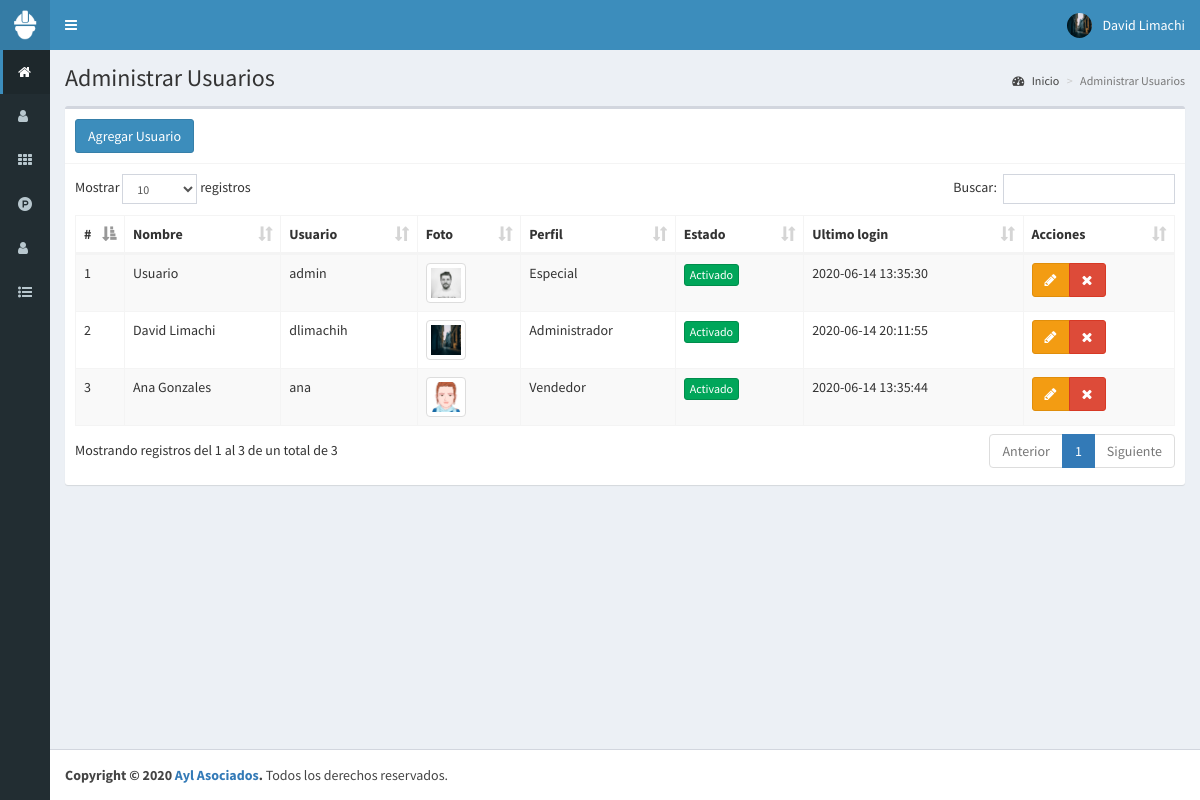
Page /usuarios (signed in) on the committed database.
### tables this page shows
CREATE TABLE `usuarios` (
  `id` int(11) NOT NULL,
  `nombre` text NOT NULL,
  `usuario` text NOT NULL,
  `password` text NOT NULL,
  `perfil` text NOT NULL,
  `foto` text NOT NULL,
  `estado` int(11) NOT NULL,
  `ultimo_login` datetime NOT NULL,
  `fecha` timestamp NOT NULL DEFAULT current_timestamp() ON UPDATE current_timestamp()
);

### controladores/plantilla.controlador.php (called while the page is built)
<?php
class ControladorPlantilla{
	static public function ctrPlantilla(){
		include "vistas/plantilla.php";
	}
}

### index.php (called while the page is built, shortened)
<?php
require_once "controladores/plantilla.controlador.php";
require_once "controladores/usuarios.controlador.php";
require_once "controladores/ventas.controlador.php";
require_once "modelos/usuarios.modelo.php";
$plantilla=new ControladorPlantilla();
$plantilla->ctrPlantilla();

### controladores/usuarios.controlador.php (called while the page is built, shortened)
<?php
class ControladorUsuarios{
	static public function ctrMostrarUsuarios($item,$valor){
		$tabla="usuarios";
		$respuesta=ModeloUsuarios::MdlMostrarUsuarios($tabla,$item,$valor);
		return $respuesta;
	}
}

### modelos/conexion.php (called while the page is built)
<?php
class Conexion{
	static public function conectar(){
		 $link=new PDO("mysql:host=localhost;dbname=pos","root","");
		 $link->exec("set names utf8");
		 return $link;
	}
}

### modelos/usuarios.modelo.php (called while the page is built, shortened)
<?php
require_once "conexion.php";
class ModeloUsuarios{
	static public function MdlMostrarUsuarios($tabla,$item,$valor){
		if($item!=null){
			$stmt=Conexion::conectar()->prepare("select * from $tabla where $item=:$item");
			$stmt->bindParam(":".$item,$valor,PDO::PARAM_STR);
			$stmt->execute();
			return $stmt->fetch();
		}else{
			$stmt=Conexion::conectar()->prepare("select * from $tabla");
			$stmt->execute();
			return $stmt->fetchAll();
		}
	}
}

### vistas/modulos/usuarios.php (the view, shortened to what this page needs)
<div class="content-wrapper">
  <section class="content-header">
    <h1>
      Administrar Usuarios
    </h1>
    <ol class="breadcrumb">
      <li><a href="inicio"><i class="fa fa-dashboard"></i> Inicio</a></li>
      <li class="active">Administrar Usuarios</li>
    </ol>
  </section>
  <section class="content">
    <div class="box">
      <div class="box-header with-border">
        <button class="btn btn-primary" data-toggle="modal" data-target="#modalAgregarUsuario">
          Agregar Usuario
        </button>
      </div>
      <div class="box-body">
        <table class="table table-bordered table-striped tablas dt-responsive" width="100%">
          <thead>
            <tr>
              <th style="width:10px">#</th>
              <th>Nombre</th>
              <th>Usuario</th>
              <th>Foto</th>
              <th>Perfil</th>
              <th>Estado</th>
              <th>Ultimo login</th>
              <th>Acciones</th>
            </tr>
          </thead>
          <tbody>
            <?php
              $item=null;
              $valor=null;
              $usuarios=ControladorUsuarios::ctrMostrarUsuarios($item,$valor);
              foreach ($usuarios as $key => $value) {
                echo '<tr>
                        <td>'.($key+1).'</td>
                        <td>'.$value["nombre"].'</td>
                        <td>'.$value["usuario"].'</td>';
                        if($value["foto"]!=""){
                          echo '<td><img src="'.$value["foto"].'" class="img-thumbnail" width="40px"></td>';
                        }else{
                          echo '<td><img src="vistas/img/usuarios/default/anonymous.png" class="img-thumbnail" width="40px"></td>';
                        }
                        echo '<td>'.$value["perfil"].'</td>';
                        if($value["estado"]!=0){
                          echo '<td><button class="btn btn-success btn-xs btnActivar" idUsuario="'.$value["id"].'" estadoUsuario="0">Activado</button></td>';
                        }else{
                          echo '<td><button class="btn btn-danger btn-xs btnActivar" idUsuario="'.$value["id"].'" estadoUsuario="1">Desactivado</button></td>';
                        }
                        echo '<td>'.$value["ultimo_login"].'</td>
                        <td>
                          <div class="btn-group">
                            <button class="btn btn-warning btnEditarUsuario" idUsuario="'.$value["id"].'" data-toggle="modal" data-target="#modalEditarUsuario"><i class="fa fa-pencil"></i></button>
                            <button class="btn btn-danger"><i class="fa fa-times btnEliminarUsuario" idUsuario="'.$value["id"].'" fotoUsuario="'.$value["foto"].'" Usuario="'.$value["usuario"].'"></i></button>
                          </div>
                        </td>
                      </tr>';
              }
             ?>
          </tbody>
        </table>
      </div>
    </div>
  </section>
</div>

### rows in the picture
usuarios: nombre "Usuario", usuario "admin", foto (picture), perfil "Especial", ultimo_login "2020-06-14 13:35:30"
usuarios: nombre "David Limachi", usuario "dlimachih", foto (picture), perfil "Administrador", ultimo_login "2020-06-14 20:11:55"
usuarios: nombre "Ana Gonzales", usuario "ana", foto (picture), perfil "Vendedor", ultimo_login "2020-06-14 13:35:44"

### other values in the picture
$_SESSION["nombre"] "David Limachi"
